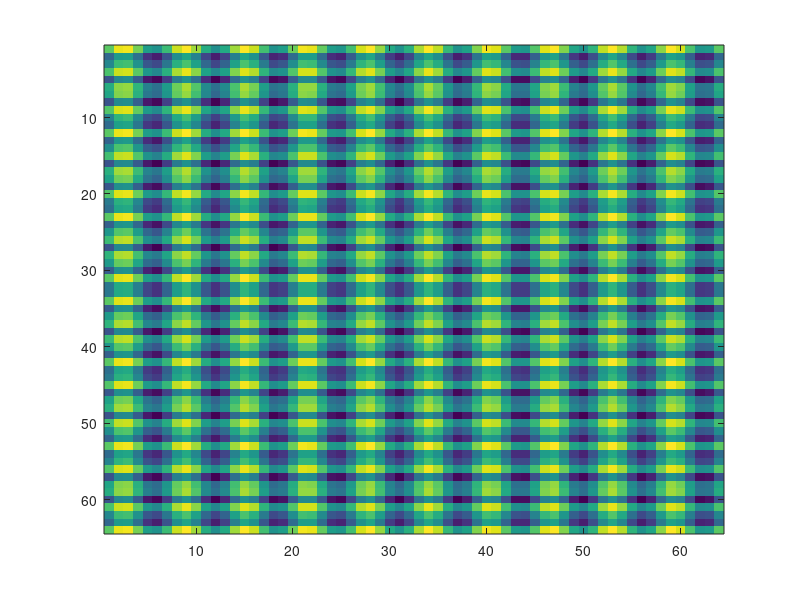
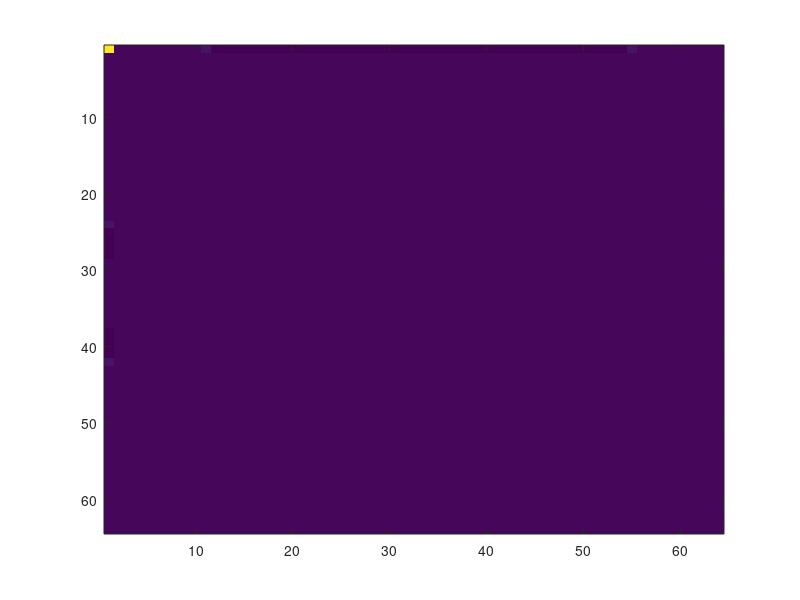

Write MATLAB code to recreate these figures, in order.
N=64;
x = linspace(-2*pi,2*pi,N);
y = linspace(-2*pi,2*pi,N)';

f= sin(5*x) + cos(20*y) + 5;
figure; imagesc(f);

Y = fft2(f)/sqrt(numel(f));

figure; imagesc(real(Y));